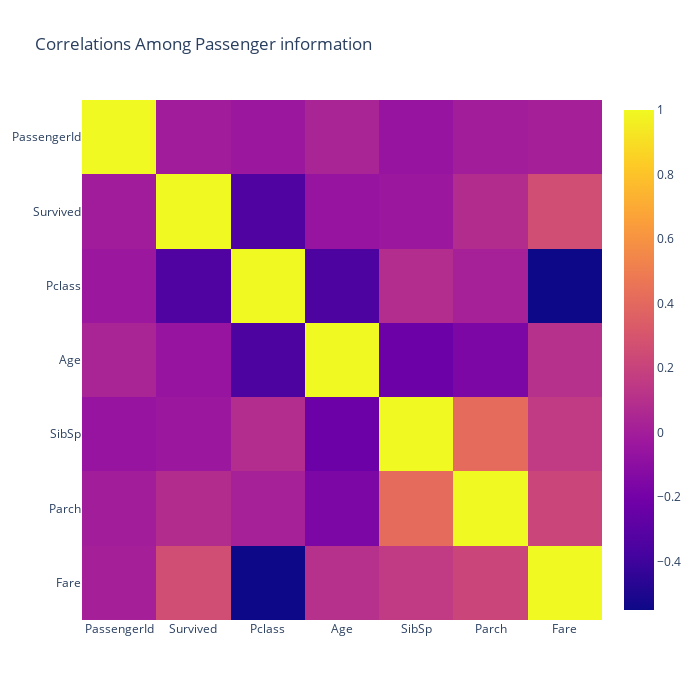

The cell this chart's notebook holds for it:
### Code cell
fig = px.imshow(titanic.corr(method='pearson'), 
                title='Correlations Among Passenger information',
                height=700, width=700)
fig.show()

### Figure 1 — Plotly figure (JSON) as saved in the notebook; plotly's stock layout.template omitted (floating-point values rounded to 4 significant figures)
{"data": [{"coloraxis": "coloraxis", "hovertemplate": "x: %{x}<br>y: %{y}<br>color: %{z}<extra></extra>", "name": "0", "type": "heatmap", "x": ["PassengerId", "Survived", "Pclass", "Age", "SibSp", "Parch", "Fare"], "xaxis": "x", "y": ["PassengerId", "Survived", "Pclass", "Age", "SibSp", "Parch", "Fare"], "yaxis": "y", "z": [[1, -0.005007, -0.03514, 0.03575, -0.05753, -0.001652, 0.01266], [-0.005007, 1, -0.3385, -0.05593, -0.03532, 0.08163, 0.2573], [-0.03514, -0.3385, 1, -0.3526, 0.08308, 0.01844, -0.5495], [0.03575, -0.05593, -0.3526, 1, -0.2329, -0.1596, 0.105], [-0.05753, -0.03532, 0.08308, -0.2329, 1, 0.4148, 0.1597], [-0.001652, 0.08163, 0.01844, -0.1596, 0.4148, 1, 0.2162], [0.01266, 0.2573, -0.5495, 0.105, 0.1597, 0.2162, 1]]}], "layout": {"coloraxis": {"colorscale": [[0, "#0d0887"], [0.1111, "#46039f"], [0.2222, "#7201a8"], [0.3333, "#9c179e"], [0.4444, "#bd3786"], [0.5556, "#d8576b"], [0.6667, "#ed7953"], [0.7778, "#fb9f3a"], [0.8889, "#fdca26"], [1, "#f0f921"]]}, "height": 700, "title": {"text": "Correlations Among Passenger information"}, "width": 700, "xaxis": {"anchor": "y", "constrain": "domain", "domain": [0, 1], "scaleanchor": "y"}, "yaxis": {"anchor": "x", "autorange": "reversed", "constrain": "domain", "domain": [0, 1]}}}
